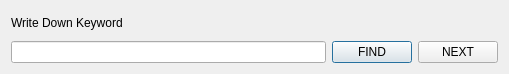
<?xml version="1.0" encoding="UTF-8"?>
<ui version="4.0">
 <class>FindDialog</class>
 <widget class="QDialog" name="FindDialog">
  <property name="geometry">
   <rect>
    <x>0</x>
    <y>0</y>
    <width>509</width>
    <height>74</height>
   </rect>
  </property>
  <property name="windowTitle">
   <string>Dialog</string>
  </property>
  <layout class="QVBoxLayout" name="verticalLayout">
   <item>
    <widget class="QLabel" name="label">
     <property name="text">
      <string>Write Down Keyword</string>
     </property>
    </widget>
   </item>
   <item>
    <layout class="QHBoxLayout" name="horizontalLayout">
     <item>
      <widget class="QLineEdit" name="lineEdit"/>
     </item>
     <item>
      <widget class="QPushButton" name="findButton">
       <property name="text">
        <string>FIND</string>
       </property>
      </widget>
     </item>
     <item>
      <widget class="QPushButton" name="nextButton">
       <property name="text">
        <string>NEXT</string>
       </property>
      </widget>
     </item>
    </layout>
   </item>
  </layout>
 </widget>
 <resources/>
 <connections/>
</ui>
